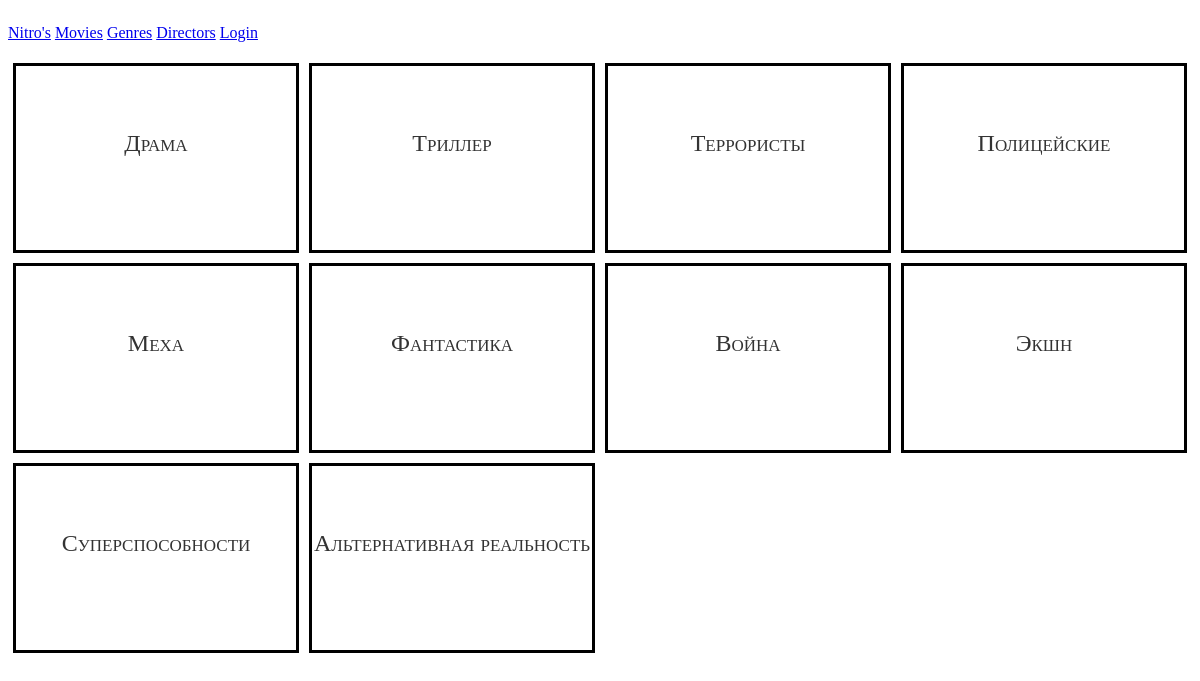
Before: /movies/genres with the older database file.
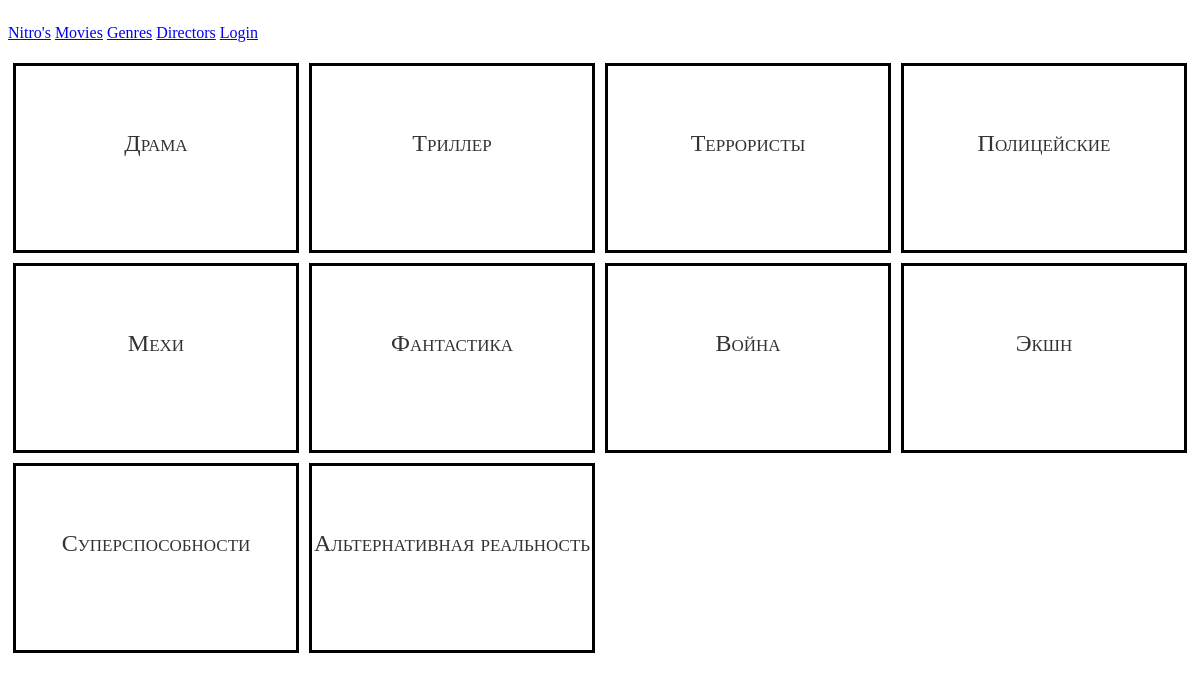
After: the same page with the newer database file.
### movies/models.py (models this page shows, shortened)
class Genre(models.Model):
    name = models.CharField(max_length=64)

### movies/views.py (the view)
# urls.py: path('genres', views.genres, name='genres'),
def genres(request):
    context = {
        'genres': Genre.objects.all,
        'user': request.user
    }
    return render(request, 'movies/genres.html', context)

### movies/templates/movies/genres.html (shortened to what this page needs)
{% extends "movies/base.html" %}
{% load static %}
{% block head %}
  <link rel="stylesheet" href="{% static 'movies/genres.css' %}">
{% endblock %}
{% block body %}
  <div id="genres-list">
    {% for genre in genres %}
      <div>
        <a href="/movies/genres/{{ genre.id }}" class="genre">{{ genre.name }}</a>
      </div>
    {% endfor %}
  </div>
{% endblock %}

Changed rows visible on the page:
changed Genre: name "Меха" → "Мехи"
